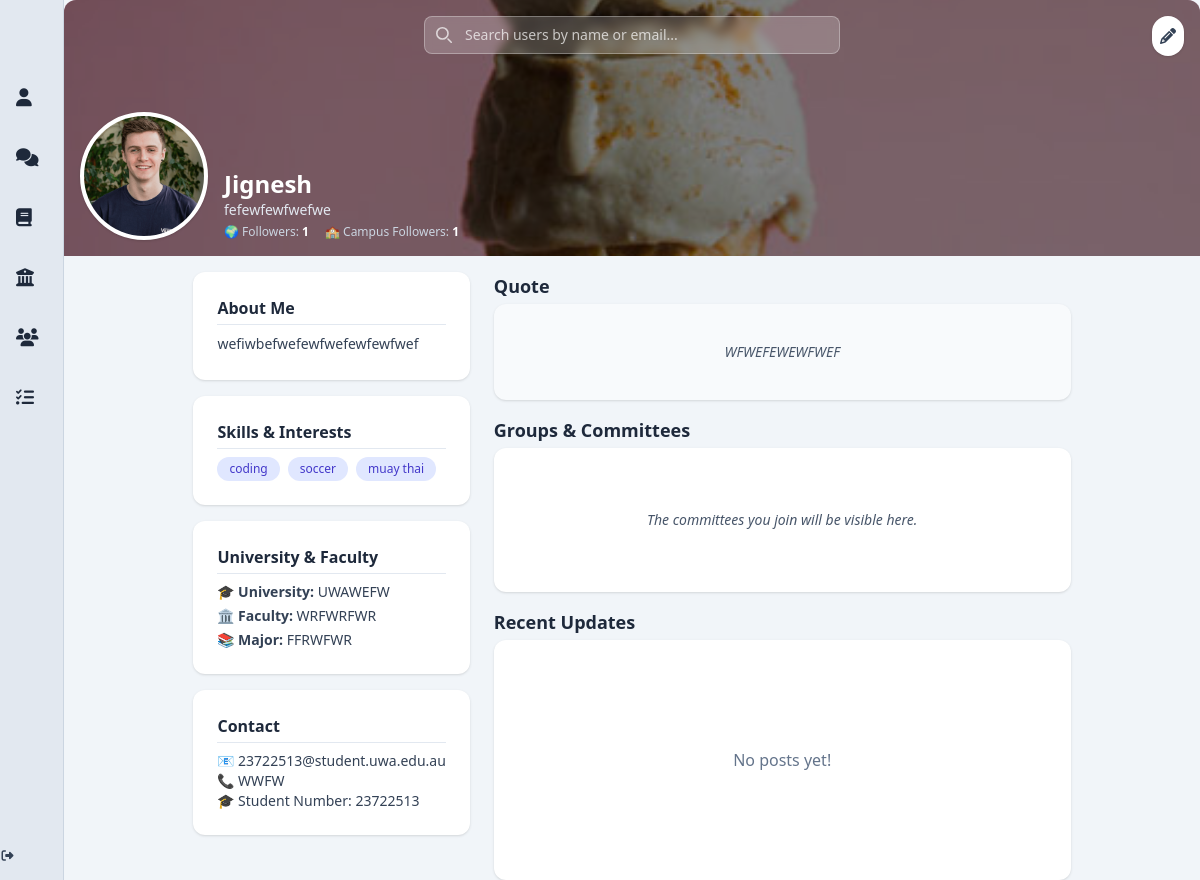
The page /profile (signed in) on the database as committed earlier.
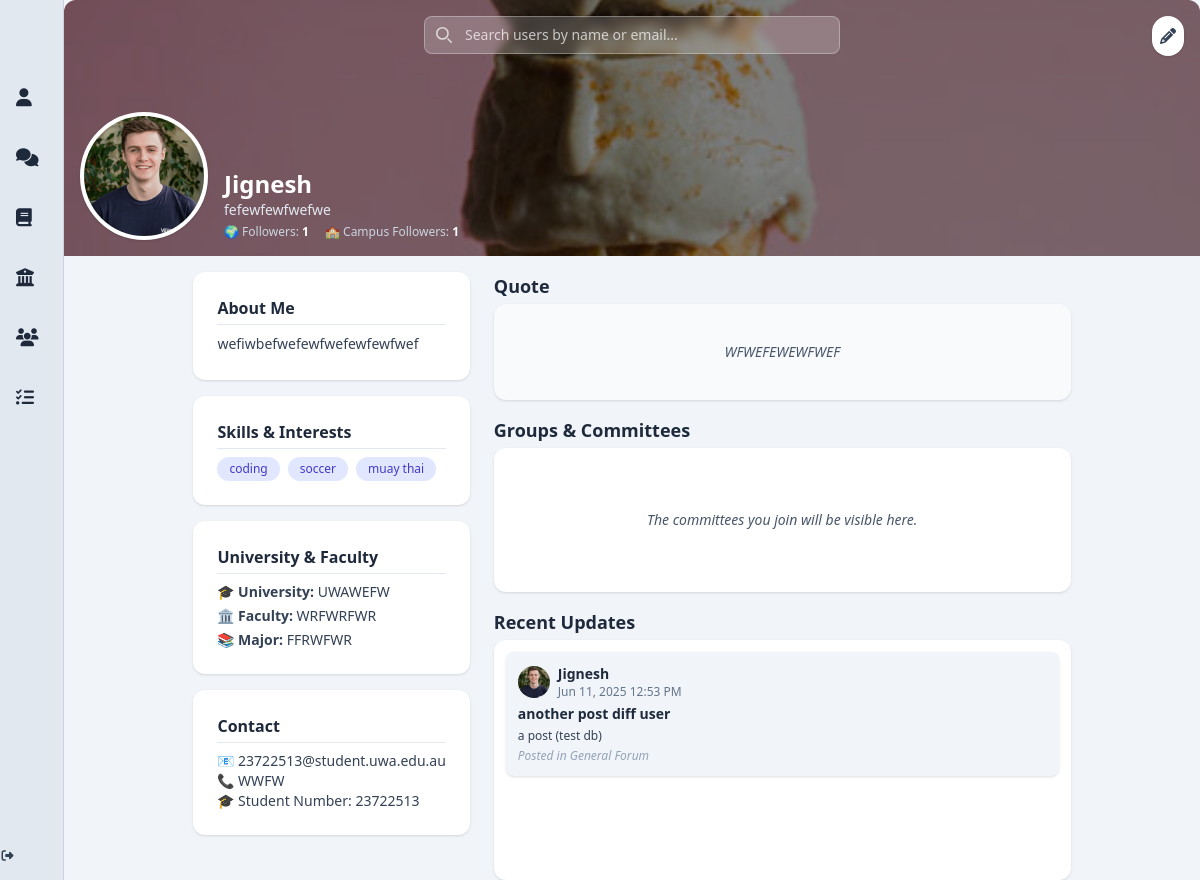
The same page on the database as committed later.
### app/models.py (models this page shows, shortened)
class User(db.Model, UserMixin):
    __tablename__ = 'users'
    id = db.Column(db.Integer, primary_key=True)
    display_name = db.Column(db.String(100))
    student_number = db.Column(db.String(50), unique=True, nullable=False)
    email = db.Column(db.String(120), unique=True, nullable=False)
    password_hash = db.Column(db.String(128), nullable=False)
    bio = db.Column(db.Text)
    job_title = db.Column(db.String(100))
    phone = db.Column(db.String(20))
    university = db.Column(db.String(100))
    faculty = db.Column(db.String(100))
    major = db.Column(db.String(100))
    quote = db.Column(db.Text)
    skills = db.Column(db.Text)
    profile_picture = db.Column(db.String(255))
    cover_picture = db.Column(db.String(255))
    created_at = db.Column(db.DateTime, default=db.func.now())
    committees = db.relationship('Committee', secondary=user_committees, backref='members', lazy='dynamic')
    posts = db.relationship('Post', backref='author', cascade='all, delete-orphan', passive_deletes=True, lazy='dynamic')
    comments = db.relationship('Comment', backref='author', cascade='all, delete-orphan', passive_deletes=True, lazy='dynamic')
    liked_posts = db.relationship('Post', secondary=post_likes, backref=db.backref('likers', lazy='dynamic'))
    followers = db.relationship(
        'User', secondary=user_followers,
        primaryjoin=(user_followers.c.followed_id == id),
        secondaryjoin=(user_followers.c.follower_id == id),
        backref=db.backref('following', lazy='dynamic'),
        lazy='dynamic'
    )
    @property
    def skills_list(self):
        return [skill.strip() for skill in self.skills.split(',')] if self.skills else []
    @property
    def followers_count(self):
        return self.followers.count()
    @property
    def campus_followers_count(self):
        my_domain = self.email.split('@')[-1] if self.email else ''
        count = 0
        for follower in self.followers:
            if follower.email and follower.email.split('@')[-1] == my_domain:
                count += 1
        return count

class Post(db.Model):
    __tablename__ = 'posts'
    id = db.Column(db.Integer, primary_key=True)
    title = db.Column(db.String(200))
    content = db.Column(db.Text, nullable=False)
    image_url = db.Column(db.String(255))
    created_at = db.Column(db.DateTime, default=db.func.now())
    user_id = db.Column(db.Integer, db.ForeignKey('users.id', ondelete='CASCADE', name='fk_posts_user_id'), nullable=False)
    committee_id = db.Column(db.Integer, db.ForeignKey('committees.id', ondelete='SET NULL', name='fk_posts_committee_id'), nullable=True)
    committee = db.relationship('Committee', backref='posts', lazy='joined')
    comments = db.relationship('Comment', backref='post', cascade='all, delete-orphan', passive_deletes=True, lazy='dynamic')

### app/routes.py (the view)
@bp.route('/profile')
@login_required
def profile_landing_page():
    return render_template('profile_landingpage.html', user=current_user, Post=Post)

### app/__init__.py (called while the page is built)
def create_app(test_config=None):
    app = Flask(__name__)
    app.config['SECRET_KEY'] = 'w$$a9#^b2av#m2#jQ$s*G831!!6kgY@'
    BASE_DIR = os.path.abspath(os.path.dirname(__file__))
    DB_PATH = os.path.join(BASE_DIR, '../instance/app.db')
    app.config['SQLALCHEMY_DATABASE_URI'] = f'sqlite:///{DB_PATH}'
    if test_config:
        app.config.update(test_config)
    print("🚀 Using DB:", app.config['SQLALCHEMY_DATABASE_URI'])
    db.init_app(app)
    migrate.init_app(app, db)
    login_manager.init_app(app)
    login_manager.login_view = 'routes.index'
    from app.models import User
    @login_manager.user_loader
    def load_user(user_id):
        return User.query.get(int(user_id))
    @app.context_processor
    def inject_csrf_token():
        return dict(csrf_token=generate_csrf)
    from app.routes import bp as routes_bp
    app.register_blueprint(routes_bp)
    return app

### app/templates/profile_landingpage.html (shortened to what this page needs)
{% extends "base.html" %}
{% block content %}
<div class="relative w-full h-64 bg-slate-300 rounded-t-xl overflow-hidden">
  <img src="{{ user.cover_picture or 'https://images.unsplash.com/photo-1531512073830-ba890ca4eba2?q=80&w=3079&auto=format&fit=crop' }}"
       alt="Profile cover"
       class="object-cover w-full h-full" />
  <div class="absolute inset-0 bg-black bg-opacity-50 flex items-end gap-4 p-4">
    <img src="{{ user.profile_picture or 'https://cdn-icons-png.flaticon.com/512/149/149071.png' }}"
         alt="Avatar"
         class="avatar rounded-full border-4 border-white w-32 h-32 object-cover shadow bg-white" />
    <div>
        <div class="flex items-center gap-2">
            <h1 class="text-2xl font-bold text-white">{{ user.display_name }}</h1>
          </div>
      <p class="text-sm text-slate-200">{{ user.job_title }}</p>
      <div class="flex gap-4 mt-1 text-xs text-slate-300">
        <p>🌍 Followers: <span id="followers-count" class="font-semibold text-white">{{ user.followers_count or 0 }}</span></p>
        <p>🏫 Campus Followers: <span id="campus-followers-count" class="font-semibold text-white">{{ user.campus_followers_count or 0 }}</span></p>
      </div>
    </div>
    <a href="{{ url_for('routes.edit_profile') }}"
       class="absolute top-4 right-4 bg-white text-slate-700 rounded-full p-2 shadow hover:bg-indigo-600 hover:text-white transition">
      <i class="fas fa-pencil-alt"></i>
    </a>
  </div>
  <div class="absolute top-4 left-1/2 transform -translate-x-1/2 w-full max-w-md px-4">
    <div class="relative">
      <input type="search"
             id="search-users"
             name="query"
             class="block w-full p-2 pl-10 text-sm text-white border border-white/30 rounded-lg bg-white/20 backdrop-blur-sm focus:ring-indigo-400 focus:border-indigo-400 placeholder-white/70 transition"
             placeholder="Search users by name or email..."
             autocomplete="off">
      <div class="absolute inset-y-0 left-0 flex items-center pl-3 pointer-events-none">
        <svg class="w-4 h-4 text-white opacity-70" xmlns="http://www.w3.org/2000/svg" fill="none" viewBox="0 0 20 20">
          <path stroke="currentColor" stroke-linecap="round" stroke-linejoin="round" stroke-width="2"
                d="m19 19-4-4m0-7A7 7 0 1 1 1 8a7 7 0 0 1 14 0Z"/>
        </svg>
      </div>
    </div>
  </div>
</div>
<div class="max-w-6xl mx-auto mt-4 grid grid-cols-1 md:grid-cols-3 gap-6 px-4">
  <aside class="md:col-span-1 flex flex-col gap-4">
    <div class="bg-white rounded-xl shadow p-6">
      <h3 class="text-md font-semibold text-slate-800 mb-2 border-b border-slate-200 pb-1">About Me</h3>
      <p class="text-sm text-slate-700 leading-relaxed break-words">{{ user.bio or "No bio available." }}</p>
    </div>
    <div class="bg-white rounded-xl shadow p-6">
      <h3 class="text-md font-semibold text-slate-800 mb-2 border-b border-slate-200 pb-1">Skills & Interests</h3>
      {% if user.skills %}
      <div class="flex flex-wrap gap-2">
        {% for skill in user.skills.split(',') %}
        <span class="bg-indigo-100 text-indigo-700 rounded-full px-3 py-1 text-xs font-medium">{{ skill.strip() }}</span>
        {% endfor %}
      </div>
      {% else %}
      <p class="text-sm text-slate-600">No skills added yet.</p>
      {% endif %}
    </div>
    <div class="bg-white rounded-xl shadow p-6">
      <h3 class="text-md font-semibold text-slate-800 mb-2 border-b border-slate-200 pb-1">University & Faculty</h3>
      <ul class="text-sm text-slate-700 space-y-1">
        <li>🎓 <strong>University:</strong> {{ user.university or 'Not specified' }}</li>
        <li>🏛️ <strong>Faculty:</strong> {{ user.faculty or 'Not specified' }}</li>
        <li>📚 <strong>Major:</strong> {{ user.major or 'Not specified' }}</li>
      </ul>
    </div>
    <div class="bg-white rounded-xl shadow p-6">
      <h3 class="text-md font-semibold text-slate-800 mb-2 border-b border-slate-200 pb-1">Contact</h3>
      <p class="text-sm text-slate-700 break-words">📧 {{ user.email }}</p>
      <p class="text-sm text-slate-700 break-words">📞 {{ user.phone or 'Not provided' }}</p>
      <p class="text-sm text-slate-700 break-words">🎓 Student Number: {{ user.student_number or 'Not provided' }}</p>
    </div>
  </aside>
  <main class="md:col-span-2 flex flex-col gap-4">
    <section>
      <h2 class="text-lg font-semibold text-slate-800 mb-1">Quote</h2>
      <div class="bg-slate-50 rounded-xl shadow p-3 h-24 flex items-center justify-center">
        <p class="text-sm text-slate-600 italic text-center">{{ user.quote or "Add a Quote!" }}</p>
      </div>
    </section>
    <section>
      <h2 class="text-lg font-semibold text-slate-800 mb-1">Groups & Committees</h2>
      <div class="bg-white rounded-xl shadow p-3 h-36 overflow-y-auto flex flex-col justify-center">
        {% if user.committees.count() > 0 %}
        <ul class="list-disc list-inside text-sm text-slate-700 space-y-1">
          {% for committee in user.committees %}
          <li class="break-words">{{ committee }}</li>
          {% endfor %}
        </ul>
        {% else %}
        <p class="text-sm text-slate-600 italic text-center">The committees you join will be visible here.</p>
        {% endif %}
      </div>
    </section>
    <section>
      <h2 class="text-lg font-semibold text-slate-800 mb-1">Recent Updates</h2>
      <div class="bg-white rounded-xl shadow p-3 h-60 overflow-y-auto flex flex-col gap-2">
        {% set shades = ['bg-slate-100', 'bg-slate-50', 'bg-slate-50', 'bg-white', 'bg-white'] %}
        {% set posts = user.posts.order_by(Post.created_at.desc()).limit(5).all() %}
        {% if posts %}
          {% for post in posts %}
          {% set idx = loop.index0 %}
          <a href="{{ url_for('routes.post_thread', post_id=post.id) }}" class="block hover:scale-[1.02] transition duration-300">
            <div class="{{ shades[idx] }} rounded-lg p-3 shadow hover:shadow-md transition text-sm">
              <div class="flex items-center gap-2 mb-1">
                <img src="{{ user.profile_picture or 'https://cdn-icons-png.flaticon.com/512/149/149071.png' }}"
                     alt="Avatar"
                     class="rounded-full w-8 h-8 object-cover" />
                <div>
                  <h3 class="font-semibold text-slate-800">{{ user.display_name }}</h3>
                  <p class="text-xs text-slate-500">{{ post.created_at.strftime('%b %d, %Y %I:%M %p') }}</p>
                </div>
              </div>
              {% if post.title %}
              <h4 class="font-semibold text-slate-800 text-sm mb-1">{{ post.title }}</h4>
              {% endif %}
              <p class="text-slate-700 text-xs break-words">{{ post.content }}</p>
              <p class="text-xs text-slate-400 italic mt-1">Posted in General Forum</p>
            </div>
          </a>
          {% endfor %}
        {% else %}
        <div class="text-center text-slate-500 flex items-center justify-center h-full">No posts yet!</div>
        {% endif %}
      </div>
    </section>
  </main>
</div>
{% endblock %}

### app/templates/base.html (shortened to what this page needs)
<!DOCTYPE html>
<html lang="en">
    <head>
        <script src="https://cdn.tailwindcss.com"></script>
        <link rel="stylesheet" href="https://cdnjs.cloudflare.com/ajax/libs/font-awesome/6.5.0/css/all.min.css" />
        </head>
<body class="bg-slate-50 text-slate-800">
<div class="flex min-h-screen overflow-hidden">
  <aside class="group flex flex-col bg-slate-200 shadow-lg transition-all duration-300 w-16 hover:w-64 overflow-hidden border-r border-slate-300">
    <nav class="flex-1 flex flex-col space-y-2 items-start">
      <a href="{{ url_for('routes.profile_landing_page') }}" class="flex items-center space-x-3 pl-4 p-3 hover:bg-indigo-100 hover:text-indigo-600 transition rounded w-full">
        <i class="fas fa-user text-lg"></i>
      </a>
      <a href="{{ url_for('routes.post_forum') }}" class="flex items-center space-x-3 pl-4 p-3 hover:bg-indigo-100 hover:text-indigo-600 transition rounded w-full">
        <i class="fas fa-comments text-lg"></i>
      </a>
      <a href="{{ url_for('routes.units_chat') }}" class="flex items-center space-x-3 pl-4 p-3 hover:bg-indigo-100 hover:text-indigo-600 transition rounded w-full">
        <i class="fas fa-book text-lg"></i>
      </a>
      <a href="{{ url_for('routes.committee_chat') }}" class="flex items-center space-x-3 pl-4 p-3 hover:bg-indigo-100 hover:text-indigo-600 transition rounded w-full">
        <i class="fas fa-university text-lg"></i>
      </a>
      <a href="{{ url_for('routes.study_groups') }}" class="flex items-center space-x-3 pl-4 p-3 hover:bg-indigo-100 hover:text-indigo-600 transition rounded w-full">
        <i class="fas fa-users text-lg"></i>
      </a>
      <a href="{{ url_for('routes.group_assignments') }}" class="flex items-center space-x-3 pl-4 p-3 hover:bg-indigo-100 hover:text-indigo-600 transition rounded w-full">
        <i class="fas fa-tasks text-lg"></i>
      </a>
    </nav>
    <a href="{{ url_for('routes.logout') }}" class="mt-auto mb-4 flex items-center justify-center text-xs text-slate-700 hover:text-red-600 transition-opacity duration-300 w-full">
      <i class="fas fa-sign-out-alt mr-2"></i>
    </a>
  </aside>
  <main class="flex-1 bg-slate-100 min-h-screen flex flex-col">
    {% block content %}
    {% endblock %}
  </main>
</div>
</body>
</html>

Rows that differ between the two databases and show on the page:
added Post: profile_picture (picture), {{ user.display_name }} "Jignesh", created_at "Jun 11, 2025 12:53 PM", title "another post diff user", content "a post (test db)"
Other text that changed with them:
text no longer shown: "No posts yet!"
